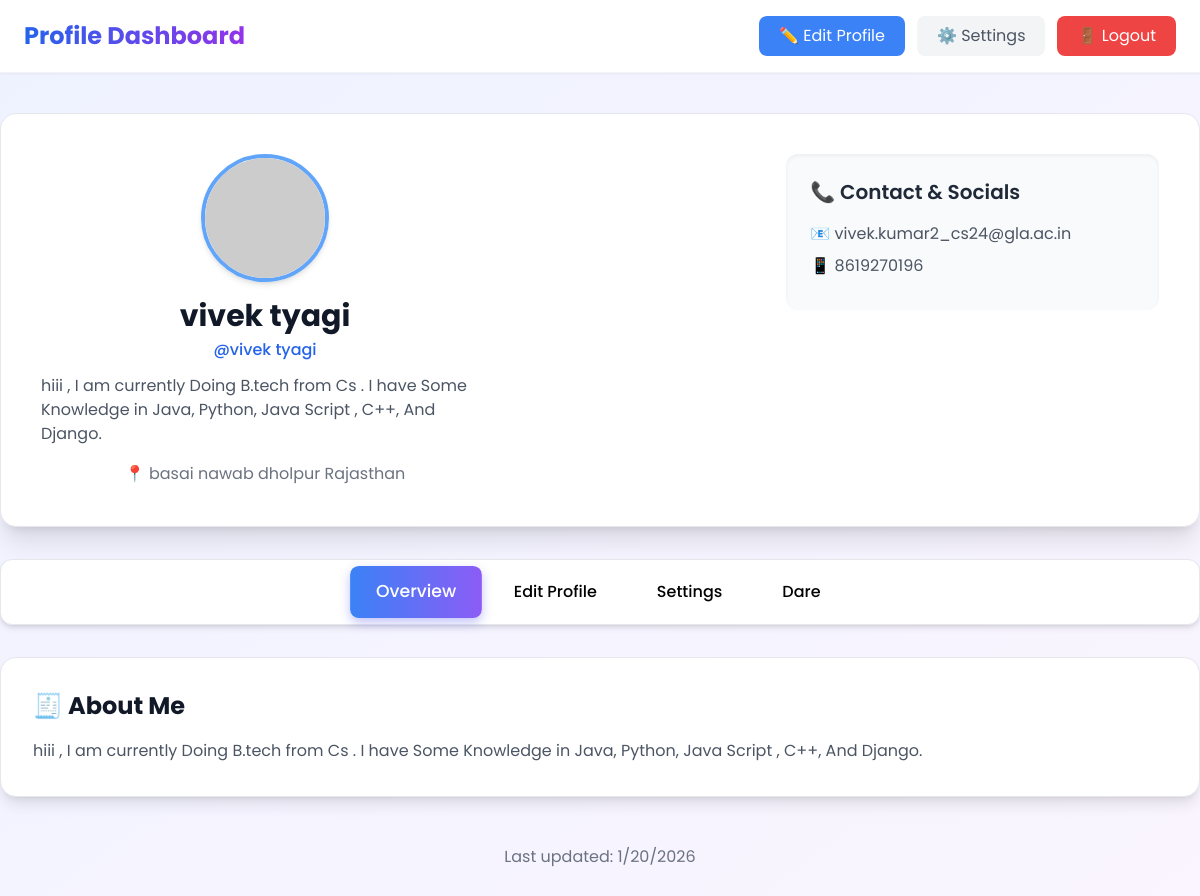
The app's page /dashboard/profile/ (signed in) with its own data.
### dashboard/models.py (models this page shows, shortened)
class UserProfile(models.Model):
    user       = models.OneToOneField(User, on_delete=models.CASCADE)
    phone      = models.CharField(max_length=15, blank=True)
    about      = models.TextField(blank=True)
    address    = models.CharField(max_length=255, blank=True)

### dashboard/views.py (the view, shortened to what this page needs)
# urls.py: path('profile/', views.profile, name='profile'),    # yeh line zaruri hai!
@login_required
def profile(request):
    profile, _ = UserProfile.objects.get_or_create(user=request.user)
    return render(request, 'dashboards/profile_page.html', {'user': request.user, 'profile': profile})

### templates/dashboards/profile_page.html (shortened to what this page needs)
<!DOCTYPE html>
<html lang="en">
<head>
<script src="https://cdn.tailwindcss.com"></script>
</head>
<body class="min-h-screen">
<header class="bg-white sticky top-0 z-50 shadow-sm border-b border-gray-100">
  <div class="max-w-7xl mx-auto px-6 py-4 flex justify-between items-center">
    <h1 class="text-2xl font-bold bg-gradient-to-r from-blue-600 to-purple-600 bg-clip-text text-transparent">Profile Dashboard</h1>
    <nav class="flex gap-3">
      <button class="px-5 py-2 bg-blue-500 text-white rounded-lg hover:bg-blue-600 transition" onclick="showTab('edit')">✏️ Edit Profile</button>
      <button class="px-5 py-2 bg-gray-100 text-gray-600 rounded-lg hover:bg-gray-200 transition" onclick="showTab('settings')">⚙️ Settings</button>
      <a href="{% url 'logout' %}" class="px-5 py-2 bg-red-500 text-white rounded-lg hover:bg-red-600 transition">🚪 Logout</a>
    </nav>
  </div>
</header>
<section class="max-w-7xl mx-auto mt-10 bg-white rounded-2xl shadow-xl border p-10 fade-in">
  <div class="flex flex-col lg:flex-row items-center lg:items-start lg:justify-between gap-8">
    <div class="flex flex-col items-center text-center lg:text-left">
      <img src="https://i.pravatar.cc/150?img=32" alt="Profile" class="rounded-full w-32 h-32 border-4 border-blue-400 shadow-md mb-4">
      <h2 class="text-3xl font-bold text-gray-900 mb-1">{{ user.username }}</h2>
      <p class="text-blue-600 font-medium mb-3">@{{ user.username }}</p>
      <p class="text-gray-600 max-w-md mb-4">{{ profile.about|default:"No bio available." }}</p>
      <p class="text-gray-500">📍 {{ profile.address|default:"Unknown" }}</p>
    </div>
    <div class="bg-gray-50 p-6 rounded-xl shadow-inner w-full lg:w-1/3">
      <h3 class="text-xl font-semibold mb-4 text-gray-800">📞 Contact & Socials</h3>
      <p class="text-gray-600 mb-2">📧 {{ user.email }}</p>
      <p class="text-gray-600 mb-2">📱 {{ profile.phone|default:"Not added" }}</p>
    </div>
  </div>
</section>
<div class="max-w-7xl mx-auto mt-8 bg-white rounded-xl shadow-md p-2 border flex justify-center space-x-3 fade-in">
  <button class="tab-button px-6 py-3 font-medium rounded-lg tab-active" data-tab="overview" onclick="showTab('overview')">Overview</button>
  <button class="tab-button px-6 py-3 font-medium rounded-lg" data-tab="edit" onclick="showTab('edit')">Edit Profile</button>
  <button class="tab-button px-6 py-3 font-medium rounded-lg" data-tab="settings" onclick="showTab('settings')">Settings</button>
  <button class="tab-button px-6 py-3 font-medium rounded-lg" data-tab="dare" onclick="showTab('dare')">Dare</button>
</div>
<section class="max-w-7xl mx-auto mt-8">
  <div id="tab-overview" class="tab-content fade-in">
    <div class="bg-white rounded-2xl shadow-lg p-8 border">
      <h2 class="text-2xl font-bold mb-4 text-gray-900">🧾 About Me</h2>
      <p class="text-gray-600 leading-relaxed">
        {{ profile.about|default:"You haven’t added any personal description yet." }}
      </p>
    </div>
  </div>
</section>
<footer class="text-center text-gray-500 mt-12 mb-8">Last updated: <span id="date"></span></footer>
</body>
</html>

### templates/dashboards/profile_page.html (style rules this page uses)
body { font-family: 'Poppins', sans-serif; background: linear-gradient(to bottom right, #eef2ff, #faf5ff); }
.tab-active { background: linear-gradient(to right, #3b82f6, #8b5cf6); color: white; transform: scale(1.08); box-shadow: 0 4px 10px rgba(99, 102, 241, 0.4); }
.fade-in { animation: fadeIn 0.7s ease-in-out; }

### records on screen
UserProfile: about "hiii , I am currently Doing B.tech from Cs . I have Some Knowledge in Java, Python, Java Script , C++, And Django.", address "basai nawab dholpur Rajasthan", phone "8619270196"

### other values on screen
{{ user.username }} "vivek tyagi"
{{ user.email }} "vivek.kumar2_cs24@gla.ac.in"
